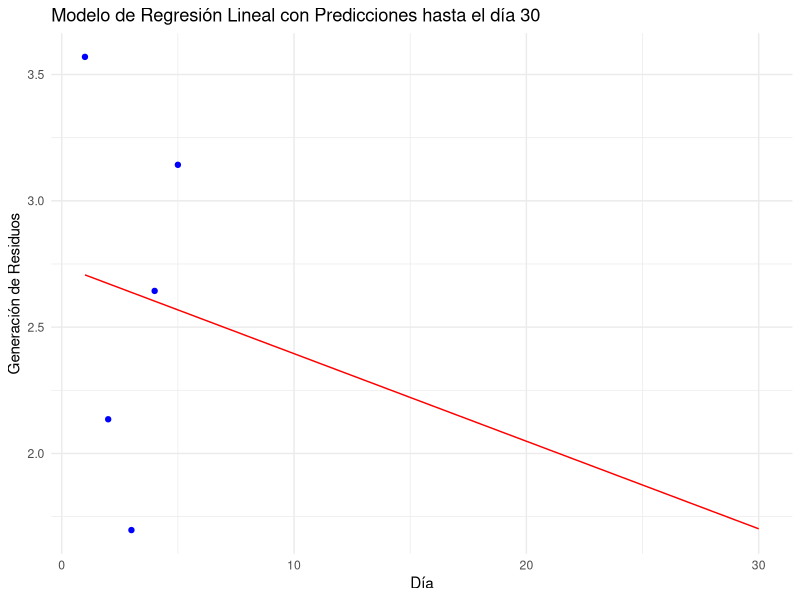

Here is the R script that generated this plot:
# Datos de entrada
dias <- c(1, 2, 3, 4, 5)
generacion_residuos <- c(3.569756098,2.135443038,1.696794872,2.643382353,3.1425)

# Crear un data frame con los datos
data <- data.frame(dias = dias, generacion_residuos = generacion_residuos)

# Crear el modelo de regresión lineal
modelo <- lm(generacion_residuos ~ dias, data = data)

# metricas del modelo
summary(modelo)
#R cuadrado y R cuadrado ajustado indican que el modelo explica aproximadamente la mitad de la variabilidad en la generación de residuos.

# Generar datos de entrada hasta el día 30
dias_prediccion <- 1:30
data_prediccion <- data.frame(dias = dias_prediccion)

# Predecir la generación de residuos para los días hasta el 30
predicciones <- predict(modelo, newdata = data_prediccion)

# Crear un data frame con los resultados de la predicción
resultados_prediccion <- data.frame(dias = dias_prediccion, generacion_residuos = predicciones)

# Crear el gráfico
library(ggplot2)

ggplot() +
  geom_point(data = data, aes(x = dias, y = generacion_residuos), color = "blue") +  # Puntos de datos originales
  geom_line(data = resultados_prediccion, aes(x = dias, y = generacion_residuos), color = "red") +  # Línea de predicciones del modelo
  labs(x = "Día", y = "Generación de Residuos", title = "Modelo de Regresión Lineal con Predicciones hasta el día 30") +
  theme_minimal()

# Predecir la generación de residuos para el día 10
dia_Pred <- data.frame(dias = 30)
prediccion_dia <- predict(modelo, newdata = dia_Pred)
cat("Predicción de generación de residuos para el día 10:", prediccion_dia, "\n")


# Calcular métricas

# Mean Squared Error (MSE)
mse <- mean((data$generacion_residuos - predicciones)^2)

# Root Mean Squared Error (RMSE)
rmse <- sqrt(mse)

# Mean Absolute Error (MAE)
mae <- mean(abs(data$generacion_residuos - predicciones))

# R-squared (R²)
rsq <- summary(modelo)$r.squared

# R-squared ajustado
rsq_adj <- summary(modelo)$adj.r.squared

cat("Mean Squared Error (MSE):", mse, "\n")
cat("Root Mean Squared Error (RMSE):", rmse, "\n")
cat("Mean Absolute Error (MAE):", mae, "\n")
cat("R-squared (R²):", rsq, "\n")
cat("R-squared ajustado:", rsq_adj, "\n")